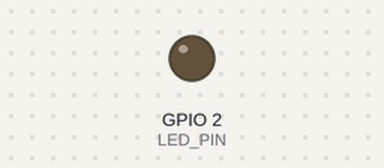
Bench run of a sketch on a simulated ESP32. On the bench: output pins drawn as LEDs (lit = HIGH). WiFi joins after 1.5 s; servers stay silent unless stated; a WiFi scan finds three made-up networks; random numbers use the default seed unless the sketch sets one; what the sketch prints to the serial monitor is not drawn.

Above: at 0.1 s.
At 3.2 s:
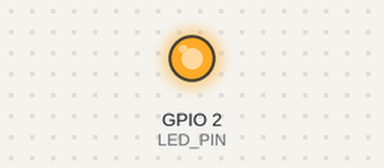
Timing chart, 0 to 5.6 s (numbered marks = the images above):
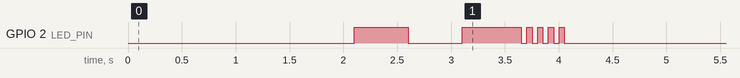

The sketch:

aeon_rng_node.ino
```cpp
#include <WiFi.h>
#include <WiFiUdp.h>
#include "esp_random.h"

// --- CONFIGURATION ---
const char* ssid = "neuralizer";
const char* password = "wanderslut";
const char* host_ip = "10.2.0.2";
const uint16_t host_port = 5000;
const uint32_t node_id = 44545;

// --- INTERNAL ---
WiFiUDP udp;
uint32_t seq_num = 0;
#define PAYLOAD_SIZE 256 // Bytes of entropy per packet

// LED CONFIG
#ifndef LED_BUILTIN
  #define LED_PIN 2
#else
  #define LED_PIN LED_BUILTIN
#endif

void setup() {
  Serial.begin(115200);
  pinMode(LED_PIN, OUTPUT);
  digitalWrite(LED_PIN, LOW); // Start Off

  // 1. Initialize WiFi & Disable Power Save (Fix for some routers)
  WiFi.mode(WIFI_STA);
  WiFi.disconnect(true);
  delay(100);
  WiFi.setSleep(false);

  Serial.println("Initializing Bulletproof Connection...");

  // 2. Scan for the network specifically to find Channel & BSSID
  Serial.print("Scanning for "); Serial.print(ssid); Serial.println("...");
  int n = WiFi.scanNetworks();
  int targetIdx = -1;

  for (int i = 0; i < n; ++i) {
    if (WiFi.SSID(i) == ssid) {
      targetIdx = i;
      break;
    }
  }

  // 3. Connect using explicit Channel/BSSID if found
  if (targetIdx >= 0) {
    uint8_t bssid[6];
    memcpy(bssid, WiFi.BSSID(targetIdx), 6);
    int channel = WiFi.channel(targetIdx);

    Serial.print("Found! Connecting to BSSID: ");
    Serial.print(WiFi.BSSIDstr(targetIdx));
    Serial.print(" on Channel: ");
    Serial.println(channel);

    // Explicit connect bypasses ambiguity
    WiFi.begin(ssid, password, channel, bssid);
  } else {
    Serial.println("Network not found in scan! Trying blind connect...");
    WiFi.begin(ssid, password);
  }

  // 4. Wait for connection
  int tries = 0;
  while (WiFi.status() != WL_CONNECTED) {
    digitalWrite(LED_PIN, !digitalRead(LED_PIN)); // Toggle
    delay(500);
    Serial.print(".");

    if (++tries % 10 == 0) {
      Serial.print(" [Status: ");
      Serial.print(WiFi.status());
      Serial.print("] ");
      if (WiFi.status() == 6 && tries > 20) {
         Serial.println("\nStuck on 6? Re-forcing begin...");
         WiFi.disconnect();
         delay(500);
         // Retry blind if specific failed
         WiFi.begin(ssid, password);
         tries = 0;
      }
    }
  }

  Serial.println("\nWiFi connected!");
  Serial.print("IP: ");
  Serial.println(WiFi.localIP());

  // Connection success pattern: 5 rapid blinks
  for(int i=0; i<5; i++) {
    digitalWrite(LED_PIN, HIGH); delay(50);
    digitalWrite(LED_PIN, LOW); delay(50);
  }
}

void loop() {
  // Ensure we are still connected
  if (WiFi.status() != WL_CONNECTED) {
    Serial.println("WiFi lost, reconnecting...");
    WiFi.disconnect();
    WiFi.reconnect();

    // Blink slowly while waiting for reconnect
    while (WiFi.status() != WL_CONNECTED) {
       digitalWrite(LED_PIN, HIGH); delay(500);
       digitalWrite(LED_PIN, LOW); delay(500);
       Serial.print(".");
    }
    Serial.println("\nReconnected!");
  }

  uint8_t buffer[8 + PAYLOAD_SIZE];

  // Header
  memcpy(buffer, &node_id, 4);
  memcpy(buffer + 4, &seq_num, 4);

  // Payload (Hardware RNG)
  for (int i = 0; i < PAYLOAD_SIZE; i += 4) {
    uint32_t r = esp_random();
    memcpy(buffer + 8 + i, &r, 4);
  }

  // Blink on data push (brief flash)
  digitalWrite(LED_PIN, HIGH);
  udp.beginPacket(host_ip, host_port);
  udp.write(buffer, sizeof(buffer));
  udp.endPacket();
  digitalWrite(LED_PIN, LOW);

  seq_num++;
  delay(30); // Throttle slightly
}
```
